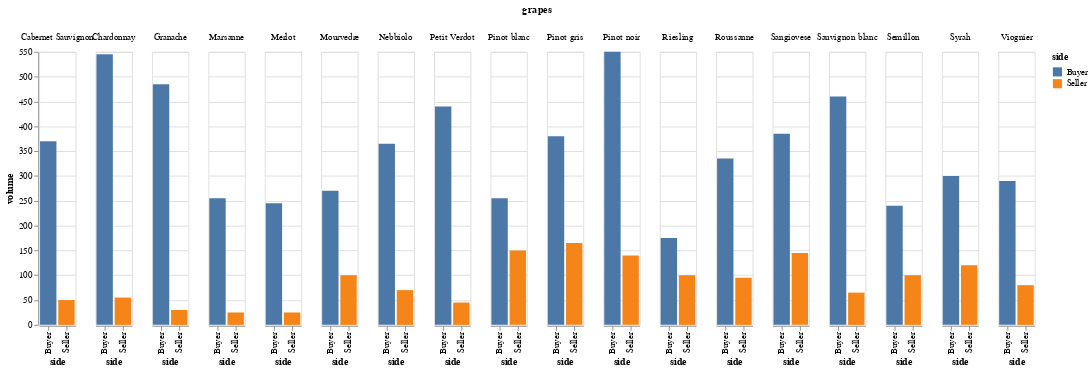

Here is the notebook cell this chart was saved with:
### Code cell
chart = requests.get('http://127.0.0.1:8000/graph/df-grapes-by-side').json()
Chart.from_dict(chart)

### Figure 1 — Vega-Lite specification as saved in the notebook (floating-point values rounded to 4 significant figures)
{"config": {"view": {"continuousWidth": 400, "continuousHeight": 300}}, "data": {"name": "data-df96a5e4ab0afafea4a6610aba733445"}, "mark": "bar", "datasets": {"data-df96a5e4ab0afafea4a6610aba733445": [{"grapes": "Cabernet Sauvignon", "side": "Buyer", "volume": 370}, {"grapes": "Chardonnay", "side": "Buyer", "volume": 545}, {"grapes": "Granache", "side": "Buyer", "volume": 485}, {"grapes": "Marsanne", "side": "Buyer", "volume": 255}, {"grapes": "Merlot", "side": "Buyer", "volume": 245}, {"grapes": "Mourvedre", "side": "Buyer", "volume": 270}, {"grapes": "Nebbiolo", "side": "Buyer", "volume": 365}, {"grapes": "Petit Verdot", "side": "Buyer", "volume": 440}, {"grapes": "Pinot blanc", "side": "Buyer", "volume": 255}, {"grapes": "Pinot gris", "side": "Buyer", "volume": 380}, {"grapes": "Pinot noir", "side": "Buyer", "volume": 550}, {"grapes": "Riesling", "side": "Buyer", "volume": 175}, {"grapes": "Roussanne", "side": "Buyer", "volume": 335}, {"grapes": "Sangiovese", "side": "Buyer", "volume": 385}, {"grapes": "Sauvignon blanc", "side": "Buyer", "volume": 460}, {"grapes": "Semillon", "side": "Buyer", "volume": 240}, {"grapes": "Syrah", "side": "Buyer", "volume": 300}, {"grapes": "Viognier", "side": "Buyer", "volume": 290}, {"grapes": "Cabernet Sauvignon", "side": "Seller", "volume": 50}, {"grapes": "Chardonnay", "side": "Seller", "volume": 55}, {"grapes": "Granache", "side": "Seller", "volume": 30}, {"grapes": "Marsanne", "side": "Seller", "volume": 25}, {"grapes": "Merlot", "side": "Seller", "volume": 25}, {"grapes": "Mourvedre", "side": "Seller", "volume": 100}, {"grapes": "Nebbiolo", "side": "Seller", "volume": 70}, {"grapes": "Petit Verdot", "side": "Seller", "volume": 45}, {"grapes": "Pinot blanc", "side": "Seller", "volume": 150}, {"grapes": "Pinot gris", "side": "Seller", "volume": 165}, {"grapes": "Pinot noir", "side": "Seller", "volume": 140}, {"grapes": "Riesling", "side": "Seller", "volume": 100}, {"grapes": "Roussanne", "side": "Seller", "volume": 95}, {"grapes": "Sangiovese", "side": "Seller", "volume": 145}, {"grapes": "Sauvignon blanc", "side": "Seller", "volume": 65}, {"grapes": "Semillon", "side": "Seller", "volume": 100}, {"grapes": "Syrah", "side": "Seller", "volume": 120}, {"grapes": "Viognier", "side": "Seller", "volume": 80}]}, "encoding": {"color": {"field": "side", "type": "nominal"}, "column": {"field": "grapes", "type": "nominal"}, "x": {"field": "side", "type": "nominal"}, "y": {"field": "volume", "type": "quantitative"}}, "$schema": "https://vega.github.io/schema/vega-lite/v4.17.0.json"}
